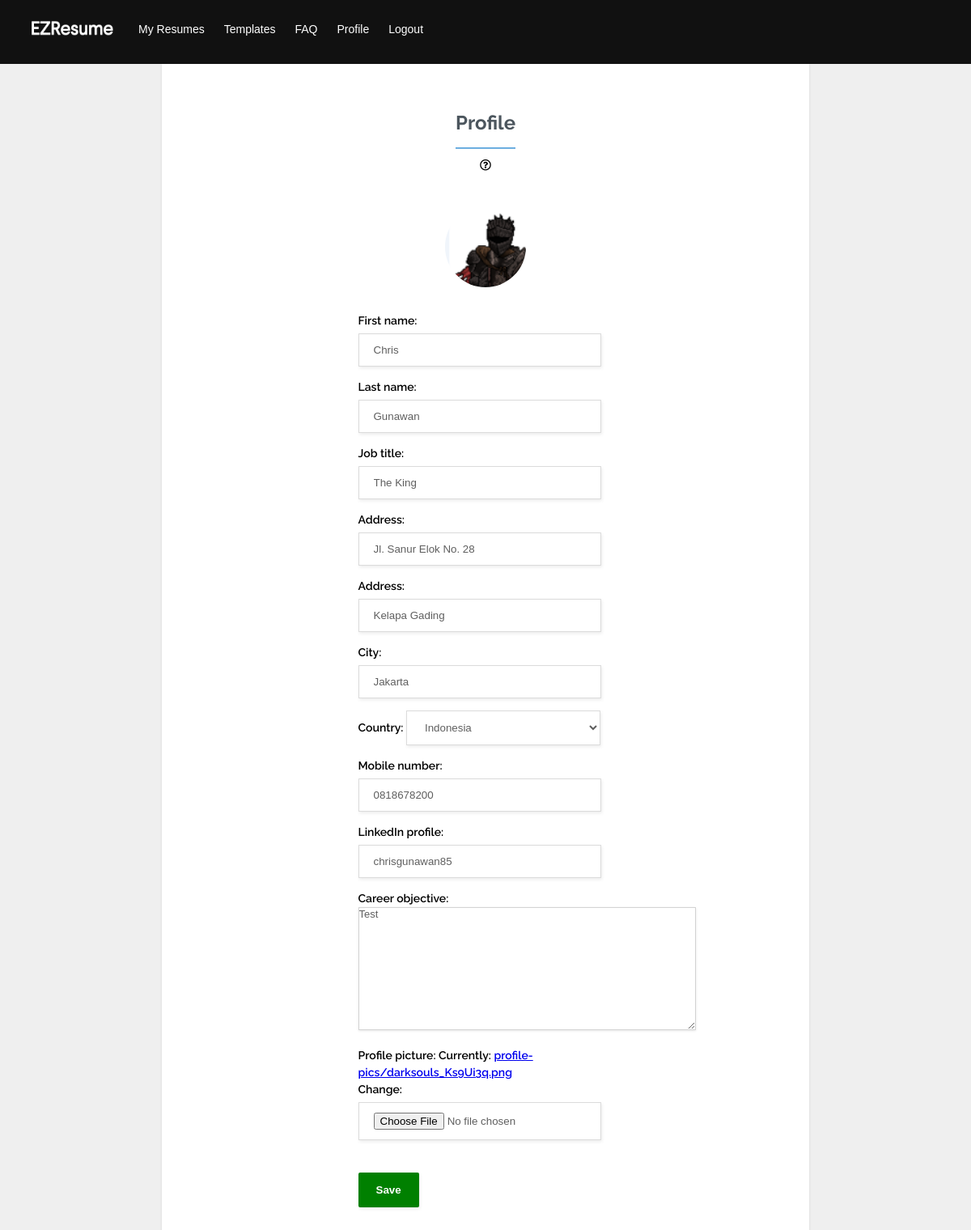
Page /app/edit-profile/ (signed in) on the earlier database version.
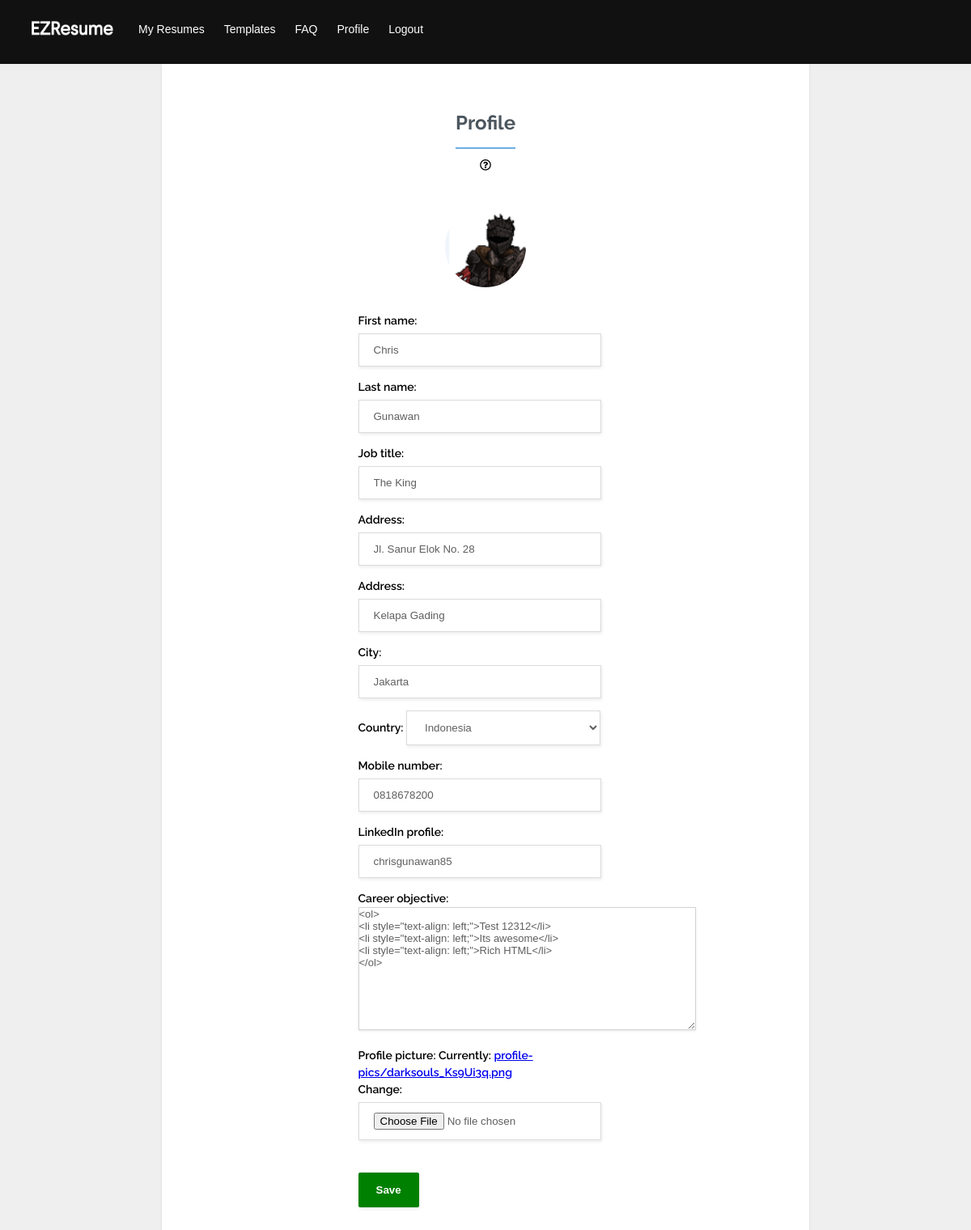
Same page on the later database version.
### users/models.py (models this page shows, shortened)
class Profile(models.Model):
    user = models.OneToOneField(User, on_delete=models.CASCADE)
    job_title = models.CharField(max_length=255, blank=True)
    phone_number = models.CharField(max_length=255, blank=True)
    address = models.CharField(max_length=255, blank=True)
    address2 = models.CharField(max_length=255, blank=True)
    city = models.CharField(max_length=255, blank=True)
    country = CountryField(blank_label='(Select country)', blank=True)
    linked_in = models.CharField(max_length=255, blank=True)
    objective = HTMLField(blank=True)
    profile_pic = models.ImageField(default="profile-pics/default.jpg/", upload_to="profile-pics")

### resumes/views.py (the view)
# urls.py: path('edit-profile/', views.edit_profile, name='edit-profile'),
@login_required()
def edit_profile(request):
    if request.method == 'POST':
        u_form = CustomUserChangeForm(request.POST, instance=request.user)
        p_form = ProfileUpdateForm(request.POST, request.FILES, instance=request.user.profile)
        if u_form.is_valid() and p_form.is_valid():
            u_form.save()
            p_form.save()
            messages.success(request, 'Your profile has been saved!')
            return HttpResponseRedirect(reverse('resumes:edit-profile'))
    else:
        u_form = CustomUserChangeForm(instance=request.user)
        p_form = ProfileUpdateForm(instance=request.user.profile)
    context = {'p_form': p_form,
               'u_form': u_form,
               }
    return render(request, 'resumes/profile.html', context)

### users/forms.py
class CustomUserChangeForm(forms.ModelForm):
    class Meta:
        model = User
        fields = ('first_name', 'last_name', )
        widgets = {'first_name': TextInput(attrs={'placeholder': 'What is your first name?'}),
                   'last_name': TextInput(attrs={'placeholder': 'What is your last name?'}), }

### resumes/templates/resumes/profile.html (shortened to what this page needs)
{% extends 'resumes/layout.html' %}
{% load static %}
{% block content %}
<form class="form-labels-on-top" method="POST" enctype="multipart/form-data">
    <div class="form-title-row">
        <h1>Profile</h1>
        <div class="tooltip">
            <i class="far fa-question-circle"></i>
        </div>
    </div>
    <div class="image-cropper">
        <img src="{{ user.profile.profile_pic.url }}">
    </div>
    <div class="form-row">
        {{ u_form.as_p }}
        {{ p_form.as_p }}
    </div>
    <div class="form-row">
        <button type="submit" class="form-button">Save</button>
    </div>
</form>
{% endblock %}

Differences in the rows shown:
changed Profile "The King": objective "Test" → "<ol> <li style=\"text-align: left;\">Test 12312</li> <li style=\"text-align: left;\">Its awesome</li> <li style=\"text-align: left;\">Rich HTML</li> </ol>"
